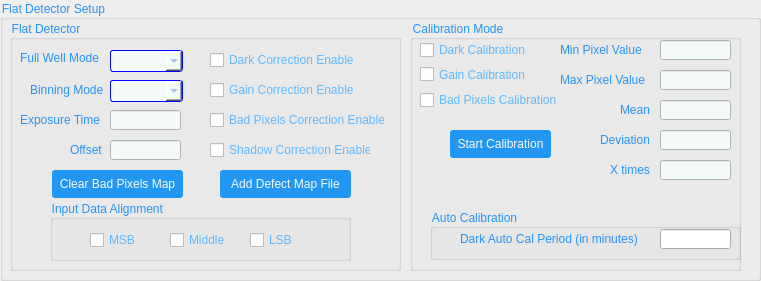
  <widget class="QGroupBox" name="groupBox_28">
   <property name="geometry">
    <rect>
     <x>10</x>
     <y>530</y>
     <width>761</width>
     <height>281</height>
    </rect>
   </property>
   <property name="styleSheet">
    <string notr="true">QGroupBox{
	color: #2794f5;
}</string>
   </property>
   <property name="title">
    <string>Flat Detector Setup</string>
   </property>
   <widget class="QGroupBox" name="groupBox_33">
    <property name="geometry">
     <rect>
      <x>10</x>
      <y>20</y>
      <width>391</width>
      <height>251</height>
     </rect>
    </property>
    <property name="styleSheet">
     <string notr="true">QGroupBox{
	color: #2794f5;
}</string>
    </property>
    <property name="title">
     <string>Flat Detector</string>
    </property>
    <widget class="QLabel" name="label_85">
     <property name="geometry">
      <rect>
       <x>10</x>
       <y>30</y>
       <width>91</width>
       <height>16</height>
      </rect>
     </property>
     <property name="styleSheet">
      <string notr="true">QLabel{
	color: #2794f5;
}</string>
     </property>
     <property name="text">
      <string>Full Well Mode</string>
     </property>
    </widget>
    <widget class="QComboBox" name="comboBox_9">
     <property name="geometry">
      <rect>
       <x>100</x>
       <y>30</y>
       <width>73</width>
       <height>22</height>
      </rect>
     </property>
     <property name="styleSheet">
      <string notr="true"> QComboBox {
    border: 1px solid blue;
    border-radius: 3px;
background-color:#f4f9f9;
color: #7ca2e6;
font:11pt;
 }
</string>
     </property>
    </widget>
    <widget class="QLabel" name="label_86">
     <property name="geometry">
      <rect>
       <x>20</x>
       <y>60</y>
       <width>81</width>
       <height>20</height>
      </rect>
     </property>
     <property name="styleSheet">
      <string notr="true">QLabel{
	color: #2794f5;
}</string>
     </property>
     <property name="text">
      <string>Binning Mode</string>
     </property>
    </widget>
    <widget class="QComboBox" name="comboBox_10">
     <property name="geometry">
      <rect>
       <x>100</x>
       <y>60</y>
       <width>73</width>
       <height>22</height>
      </rect>
     </property>
     <property name="styleSheet">
      <string notr="true"> QComboBox {
   border: 1px solid blue;
    border-radius: 3px;
background-color:#f4f9f9;
color: #7ca2e6;

font:11pt;
 }
</string>
     </property>
    </widget>
    <widget class="QLineEdit" name="lineEdit_76">
     <property name="geometry">
      <rect>
       <x>100</x>
       <y>90</y>
       <width>71</width>
       <height>20</height>
      </rect>
     </property>
     <property name="styleSheet">
      <string notr="true">QLineEdit{
	background-color: #f4f9f9;
    background-image: url(url(:/new/Images/Chosen Button 1.png));
    background-attachment: fixed;
	color:#7ca2e6;
}</string>
     </property>
     <property name="text">
      <string/>
     </property>
    </widget>
    <widget class="QLabel" name="label_87">
     <property name="geometry">
      <rect>
       <x>10</x>
       <y>90</y>
       <width>91</width>
       <height>20</height>
      </rect>
     </property>
     <property name="styleSheet">
      <string notr="true">QLabel{
	color: #2794f5;
}</string>
     </property>
     <property name="text">
      <string>Exposure Time</string>
     </property>
    </widget>
    <widget class="QLineEdit" name="lineEdit_77">
     <property name="geometry">
      <rect>
       <x>100</x>
       <y>120</y>
       <width>71</width>
       <height>20</height>
      </rect>
     </property>
     <property name="styleSheet">
      <string notr="true">QLineEdit{
	background-color: #f4f9f9;
    background-image: url(url(:/new/Images/Chosen Button 1.png));
    background-attachment: fixed;
	color:#7ca2e6;
}</string>
     </property>
     <property name="text">
      <string/>
     </property>
    </widget>
    <widget class="QLabel" name="label_88">
     <property name="geometry">
      <rect>
       <x>60</x>
       <y>120</y>
       <width>41</width>
       <height>20</height>
      </rect>
     </property>
     <property name="styleSheet">
      <string notr="true">QLabel{
	color: #2794f5;
}</string>
     </property>
     <property name="text">
      <string>Offset</string>
     </property>
    </widget>
    <widget class="QCheckBox" name="checkBox_23">
     <property name="geometry">
      <rect>
       <x>200</x>
       <y>30</y>
       <width>161</width>
       <height>20</height>
      </rect>
     </property>
     <property name="styleSheet">
      <string notr="true">QCheckBox{
	color:#60b9ff;
}
QCheckBox::indicator:unchecked{
	
    image: url(:/images/uncheck2.png);
}
QCheckBox::indicator:checked{
	
    image: url(:/images/check2.png);
}</string>
     </property>
     <property name="text">
      <string>Dark Correction Enable</string>
     </property>
    </widget>
    <widget class="QCheckBox" name="checkBox_24">
     <property name="geometry">
      <rect>
       <x>200</x>
       <y>60</y>
       <width>161</width>
       <height>20</height>
      </rect>
     </property>
     <property name="styleSheet">
      <string notr="true">QCheckBox{
	color:#60b9ff;
}
QCheckBox::indicator:unchecked{
	
    image: url(:/images/uncheck2.png);
}
QCheckBox::indicator:checked{
	
    image: url(:/images/check2.png);
}</string>
     </property>
     <property name="text">
      <string>Gain Correction Enable</string>
     </property>
    </widget>
    <widget class="QCheckBox" name="checkBox_25">
     <property name="geometry">
      <rect>
       <x>200</x>
       <y>90</y>
       <width>191</width>
       <height>20</height>
      </rect>
     </property>
     <property name="styleSheet">
      <string notr="true">QCheckBox{
	color:#60b9ff;
}
QCheckBox::indicator:unchecked{
	
    image: url(:/images/uncheck2.png);
}
QCheckBox::indicator:checked{
	
    image: url(:/images/check2.png);
}</string>
     </property>
     <property name="text">
      <string>Bad Pixels Correction Enable</string>
     </property>
    </widget>
    <widget class="QCheckBox" name="checkBox_26">
     <property name="geometry">
      <rect>
       <x>200</x>
       <y>120</y>
       <width>161</width>
       <height>20</height>
      </rect>
     </property>
     <property name="styleSheet">
      <string notr="true">QCheckBox{
	color:#60b9ff;
}
QCheckBox::indicator:unchecked{
	
    image: url(:/images/uncheck2.png);
}
QCheckBox::indicator:checked{
	
    image: url(:/images/check2.png);
}</string>
     </property>
     <property name="text">
      <string>Shadow Correction Enable</string>
     </property>
    </widget>
    <widget class="QPushButton" name="pushButton">
     <property name="geometry">
      <rect>
       <x>42</x>
       <y>150</y>
       <width>131</width>
       <height>28</height>
      </rect>
     </property>
     <property name="styleSheet">
      <string notr="true">QPushButton{
	background-color: #2196f3;
	 border: 0px solid #8f8f91;
    border-radius: 3px;
	color:#f6fcfa;
}
QPushButton:hover{
	background-color: #2196f3;
	 border: 0px solid #4facf5;
    border-radius: 3px;
	color:#f6fcfa;
}

QPushButton:pressed{
	background-color: #2196f3;
	 border: 0px solid #8f8f91;
    border-radius: 3px;
	color:#ffffff;
}


</string>
     </property>
     <property name="text">
      <string>Clear Bad Pixels Map</string>
     </property>
    </widget>
    <widget class="QPushButton" name="pushButton_2">
     <property name="geometry">
      <rect>
       <x>210</x>
       <y>150</y>
       <width>131</width>
       <height>28</height>
      </rect>
     </property>
     <property name="styleSheet">
      <string notr="true">QPushButton{
	background-color: #2196f3;
	 border: 0px solid #8f8f91;
    border-radius: 3px;
	color:#f6fcfa;
}
QPushButton:hover{
	background-color: #2196f3;
	 border: 0px solid #4facf5;
    border-radius: 3px;
	color:#f6fcfa;
}

QPushButton:pressed{
	background-color: #2196f3;
	 border: 0px solid #8f8f91;
    border-radius: 3px;
	color:#ffffff;
}


</string>
     </property>
     <property name="text">
      <string>Add Defect Map File</string>
     </property>
    </widget>
    <widget class="QGroupBox" name="groupBox_34">
     <property name="geometry">
      <rect>
       <x>40</x>
       <y>180</y>
       <width>301</width>
       <height>61</height>
      </rect>
     </property>
     <property name="title">
      <string>Input Data Alignment </string>
     </property>
     <widget class="QCheckBox" name="checkBox_27">
      <property name="geometry">
       <rect>
        <x>40</x>
        <y>30</y>
        <width>61</width>
        <height>20</height>
       </rect>
      </property>
      <property name="styleSheet">
       <string notr="true">QCheckBox{
	color:#60b9ff;
}
QCheckBox::indicator:unchecked{
	
    image: url(:/images/uncheck2.png);
}
QCheckBox::indicator:checked{
	
    image: url(:/images/check2.png);
}</string>
      </property>
      <property name="text">
       <string>MSB</string>
      </property>
     </widget>
     <widget class="QCheckBox" name="checkBox_28">
      <property name="geometry">
       <rect>
        <x>120</x>
        <y>30</y>
        <width>61</width>
        <height>20</height>
       </rect>
      </property>
      <property name="styleSheet">
       <string notr="true">QCheckBox{
	color:#60b9ff;
}
QCheckBox::indicator:unchecked{
	
    image: url(:/images/uncheck2.png);
}
QCheckBox::indicator:checked{
	
    image: url(:/images/check2.png);
}</string>
      </property>
      <property name="text">
       <string>Middle</string>
      </property>
     </widget>
     <widget class="QCheckBox" name="checkBox_29">
      <property name="geometry">
       <rect>
        <x>200</x>
        <y>30</y>
        <width>81</width>
        <height>20</height>
       </rect>
      </property>
      <property name="styleSheet">
       <string notr="true">QCheckBox{
	color:#60b9ff;
}
QCheckBox::indicator:unchecked{
	
    image: url(:/images/uncheck2.png);
}
QCheckBox::indicator:checked{
	
    image: url(:/images/check2.png);
}</string>
      </property>
      <property name="text">
       <string>LSB</string>
      </property>
     </widget>
    </widget>
   </widget>
   <widget class="QGroupBox" name="groupBox_35">
    <property name="geometry">
     <rect>
      <x>410</x>
      <y>20</y>
      <width>331</width>
      <height>251</height>
     </rect>
    </property>
    <property name="title">
     <string>Calibration Mode</string>
    </property>
    <widget class="QCheckBox" name="checkBox_30">
     <property name="geometry">
      <rect>
       <x>10</x>
       <y>20</y>
       <width>121</width>
       <height>20</height>
      </rect>
     </property>
     <property name="styleSheet">
      <string notr="true">QCheckBox{
	color:#60b9ff;
}
QCheckBox::indicator:unchecked{
	
    image: url(:/images/uncheck2.png);
}
QCheckBox::indicator:checked{
	
    image: url(:/images/check2.png);
}</string>
     </property>
     <property name="text">
      <string>Dark Calibration</string>
     </property>
    </widget>
    <widget class="QCheckBox" name="checkBox_31">
     <property name="geometry">
      <rect>
       <x>10</x>
       <y>39</y>
       <width>121</width>
       <height>31</height>
      </rect>
     </property>
     <property name="styleSheet">
      <string notr="true">QCheckBox{
	color:#60b9ff;
}
QCheckBox::indicator:unchecked{
	
    image: url(:/images/uncheck2.png);
}
QCheckBox::indicator:checked{
	
    image: url(:/images/check2.png);
}</string>
     </property>
     <property name="text">
      <string>Gain Calibration</string>
     </property>
    </widget>
    <widget class="QCheckBox" name="checkBox_32">
     <property name="geometry">
      <rect>
       <x>10</x>
       <y>70</y>
       <width>151</width>
       <height>20</height>
      </rect>
     </property>
     <property name="styleSheet">
      <string notr="true">QCheckBox{
	color:#60b9ff;
}
QCheckBox::indicator:unchecked{
	
    image: url(:/images/uncheck2.png);
}
QCheckBox::indicator:checked{
	
    image: url(:/images/check2.png);
}</string>
     </property>
     <property name="text">
      <string>Bad Pixels Calibration</string>
     </property>
    </widget>
    <widget class="QLabel" name="label_89">
     <property name="geometry">
      <rect>
       <x>150</x>
       <y>20</y>
       <width>101</width>
       <height>20</height>
      </rect>
     </property>
     <property name="styleSheet">
      <string notr="true">QLabel{
	color: #2794f5;
}</string>
     </property>
     <property name="text">
      <string>Min Pixel Value</string>
     </property>
    </widget>
    <widget class="QLineEdit" name="lineEdit_78">
     <property name="geometry">
      <rect>
       <x>250</x>
       <y>20</y>
       <width>71</width>
       <height>20</height>
      </rect>
     </property>
     <property name="styleSheet">
      <string notr="true">QLineEdit{
	background-color: #f4f9f9;
    background-image: url(url(:/new/Images/Chosen Button 1.png));
    background-attachment: fixed;
	color:#7ca2e6;
}</string>
     </property>
     <property name="text">
      <string/>
     </property>
    </widget>
    <widget class="QLabel" name="label_95">
     <property name="geometry">
      <rect>
       <x>150</x>
       <y>50</y>
       <width>101</width>
       <height>20</height>
      </rect>
     </property>
     <property name="styleSheet">
      <string notr="true">QLabel{
	color: #2794f5;
}</string>
     </property>
     <property name="text">
      <string>Max Pixel Value</string>
     </property>
    </widget>
    <widget class="QLineEdit" name="lineEdit_82">
     <property name="geometry">
      <rect>
       <x>250</x>
       <y>50</y>
       <width>71</width>
       <height>20</height>
      </rect>
     </property>
     <property name="styleSheet">
      <string notr="true">QLineEdit{
	background-color: #f4f9f9;
    background-image: url(url(:/new/Images/Chosen Button 1.png));
    background-attachment: fixed;
	color:#7ca2e6;
}</string>
     </property>
     <property name="text">
      <string/>
     </property>
    </widget>
    <widget class="QLabel" name="label_96">
     <property name="geometry">
      <rect>
       <x>210</x>
       <y>80</y>
       <width>41</width>
       <height>20</height>
      </rect>
     </property>
     <property name="styleSheet">
      <string notr="true">QLabel{
	color: #2794f5;
}</string>
     </property>
     <property name="text">
      <string>Mean</string>
     </property>
    </widget>
    <widget class="QLineEdit" name="lineEdit_83">
     <property name="geometry">
      <rect>
       <x>250</x>
       <y>80</y>
       <width>71</width>
       <height>20</height>
      </rect>
     </property>
     <property name="styleSheet">
      <string notr="true">QLineEdit{
	background-color: #f4f9f9;
    background-image: url(url(:/new/Images/Chosen Button 1.png));
    background-attachment: fixed;
	color:#7ca2e6;
}</string>
     </property>
     <property name="text">
      <string/>
     </property>
    </widget>
    <widget class="QLabel" name="label_97">
     <property name="geometry">
      <rect>
       <x>190</x>
       <y>110</y>
       <width>61</width>
       <height>20</height>
      </rect>
     </property>
     <property name="styleSheet">
      <string notr="true">QLabel{
	color: #2794f5;
}</string>
     </property>
     <property name="text">
      <string>Deviation</string>
     </property>
    </widget>
    <widget class="QLineEdit" name="lineEdit_84">
     <property name="geometry">
      <rect>
       <x>250</x>
       <y>110</y>
       <width>71</width>
       <height>20</height>
      </rect>
     </property>
     <property name="styleSheet">
      <string notr="true">QLineEdit{
	background-color: #f4f9f9;
    background-image: url(url(:/new/Images/Chosen Button 1.png));
    background-attachment: fixed;
	color:#7ca2e6;
}</string>
     </property>
     <property name="text">
      <string/>
     </property>
    </widget>
    <widget class="QLabel" name="label_98">
     <property name="geometry">
      <rect>
       <x>200</x>
       <y>140</y>
       <width>51</width>
       <height>20</height>
      </rect>
     </property>
     <property name="styleSheet">
      <string notr="true">QLabel{
	color: #2794f5;
}</string>
     </property>
     <property name="text">
      <string>X times</string>
     </property>
    </widget>
    <widget class="QLineEdit" name="lineEdit_85">
     <property name="geometry">
      <rect>
       <x>250</x>
       <y>140</y>
       <width>71</width>
       <height>20</height>
      </rect>
     </property>
     <property name="styleSheet">
      <string notr="true">QLineEdit{
	background-color: #f4f9f9;
    background-image: url(url(:/new/Images/Chosen Button 1.png));
    background-attachment: fixed;
	color:#7ca2e6;
}</string>
     </property>
     <property name="text">
      <string/>
     </property>
    </widget>
    <widget class="QPushButton" name="pushButton_5">
     <property name="geometry">
      <rect>
       <x>40</x>
       <y>110</y>
       <width>101</width>
       <height>28</height>
      </rect>
     </property>
     <property name="styleSheet">
      <string notr="true">QPushButton{
	background-color: #2196f3;
	 border: 0px solid #8f8f91;
    border-radius: 3px;
	color:#f6fcfa;
}
QPushButton:hover{
	background-color: #2196f3;
	 border: 0px solid #4facf5;
    border-radius: 3px;
	color:#f6fcfa;
}

QPushButton:pressed{
	background-color: #2196f3;
	 border: 0px solid #8f8f91;
    border-radius: 3px;
	color:#ffffff;
}


</string>
     </property>
     <property name="text">
      <string>Start Calibration</string>
     </property>
    </widget>
    <widget class="QGroupBox" name="groupBox_36">
     <property name="geometry">
      <rect>
       <x>20</x>
       <y>189</y>
       <width>311</width>
       <height>51</height>
      </rect>
     </property>
     <property name="styleSheet">
      <string notr="true">QGroupBox{
	color: #2794f5;
}</string>
     </property>
     <property name="title">
      <string>Auto Calibration</string>
     </property>
     <widget class="QLabel" name="label_99">
      <property name="geometry">
       <rect>
        <x>30</x>
        <y>20</y>
        <width>201</width>
        <height>20</height>
       </rect>
      </property>
      <property name="styleSheet">
       <string notr="true">QLabel{
	color: #2794f5;
}</string>
      </property>
      <property name="text">
       <string>Dark Auto Cal Period (in minutes)</string>
      </property>
     </widget>
     <widget class="QLineEdit" name="lineEdit_86">
      <property name="geometry">
       <rect>
        <x>230</x>
        <y>20</y>
        <width>71</width>
        <height>20</height>
       </rect>
      </property>
      <property name="text">
       <string/>
      </property>
     </widget>
    </widget>
   </widget>
  </widget>
